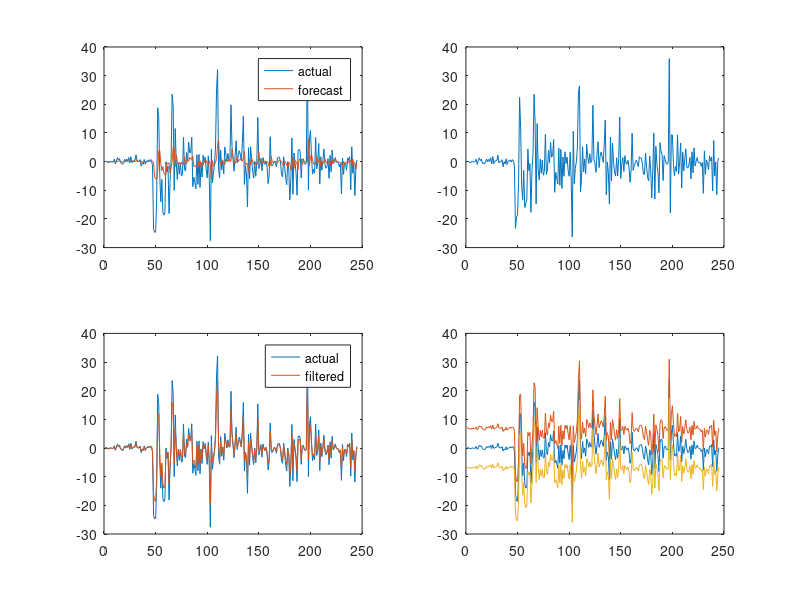

This chart was generated by the following MATLAB code:
clear all;

S = [0.151
0.050
0.050
-0.352
-0.303
0.101
0.000
-0.202
-0.051
0.811
-0.805
0.254
1.366
0.599
1.042
-0.393
-0.444
-0.941
-0.300
0.802
0.099
0.845
0.246
1.425
-0.436
1.703
-0.335
0.144
0.384
0.525
2.375
0.139
0.093
0.046
0.694
-1.608
-0.374
-0.891
0.757
-0.939
0.095
0.142
0.615
0.000
0.705
0.467
-1.486
-23.574
-24.676
-24.570
-13.355
18.797
15.823
-4.463
-14.013
-6.208
-17.730
-18.678
-17.668
0.000
-3.648
-1.559
-18.100
-6.906
0.890
23.529
19.048
-10.000
11.556
-0.398
-6.200
-0.426
-4.283
-0.447
-4.944
-4.492
8.416
-2.740
-3.286
3.155
0.235
6.808
3.077
3.198
8.471
-8.762
-5.428
-7.285
-9.524
2.368
-7.969
2.514
-8.992
-0.299
-5.405
2.222
-0.311
1.558
-2.761
-5.678
2.007
-6.230
-27.622
4.348
-7.407
-4.000
-1.042
4.737
25.126
32.129
-2.736
-5.625
3.974
-2.866
0.328
-4.248
5.119
2.597
0.000
2.848
0.308
0.613
19.817
5.089
0.969
-3.357
1.985
7.299
-0.454
2.050
3.795
2.581
0.419
6.263
15.914
-7.966
-1.473
-4.299
-15.820
4.872
-5.973
5.176
0.671
-3.333
-5.747
0.000
-5.122
0.000
15.424
-2.450
-0.913
1.152
-3.189
1.412
-0.232
-0.930
0.235
-2.108
-7.656
-4.663
8.696
-1.250
-1.519
-0.771
0.259
-0.258
-1.813
1.319
1.563
1.538
-0.505
-4.569
-5.319
1.685
-1.657
-5.899
-8.060
0.000
-2.922
-13.378
-6.178
8.230
-11.407
3.004
-0.417
-3.766
-11.739
3.941
4.265
3.636
-5.702
0.930
0.922
-0.457
-0.917
-0.463
35.814
-9.932
7.985
10.915
1.587
-4.375
-2.614
-4.027
8.392
-2.581
-0.662
6.333
-7.837
1.701
-3.010
0.345
4.467
-0.987
-2.326
-1.701
1.038
-5.822
2.182
-3.559
4.059
-0.709
0.000
1.429
0.000
-0.352
-0.353
-1.773
-0.722
-11.273
1.230
-4.453
-0.424
-0.851
-3.004
1.327
0.437
1.739
-9.829
5.213
-4.054
-0.939
-11.848
-2.151
0.549];

% Step 0. Set initial values and parameters
% S = [4.4; 4.0; 3.5; 4.6];
% a0 = 4;
% Sig0 = 12;
% sige = 1;
% sigeps = 2;
a0 = 0;
Sig0 = 100;
T = 0.3274
sige = 4.155;
sigeps = 5.901;

N = size(S,1);
a_fore = zeros(N,1);
Sig_fore = zeros(N,1);
nu = zeros(N,1);
F = zeros(N,1);
K = zeros(N,1);
a_filt = zeros(N,1);
Sig_filt = zeros(N,1);

a_filt_prev = a0;
Sig_filt_prev = Sig0;
for t = 1:N
    a_fore(t) = T*a_filt_prev;
    Sig_fore(t) = T^2*Sig_filt_prev + sigeps^2;
    nu(t) = S(t) - a_fore(t);
    K(t) = Sig_fore(t)/(Sig_fore(t) + sige^2);
    a_filt(t) = a_fore(t) + K(t)*nu(t);
    Sig_filt(t) = (1-K(t))*Sig_fore(t);
    a_filt_prev = a_filt(t);
    Sig_filt_prev = Sig_filt(t);
end

figure;
subplot(221);
plot(S);
hold on;
plot(a_fore);
legend('actual','forecast');
subplot(222);
plot(nu);
subplot(223);
plot(S);
hold on;
plot(a_filt);
legend('actual','filtered');
subplot(224);
plot(a_filt);
hold on;
plot(a_filt+2*sqrt(Sig_filt))
plot(a_filt-2*sqrt(Sig_filt))
    

